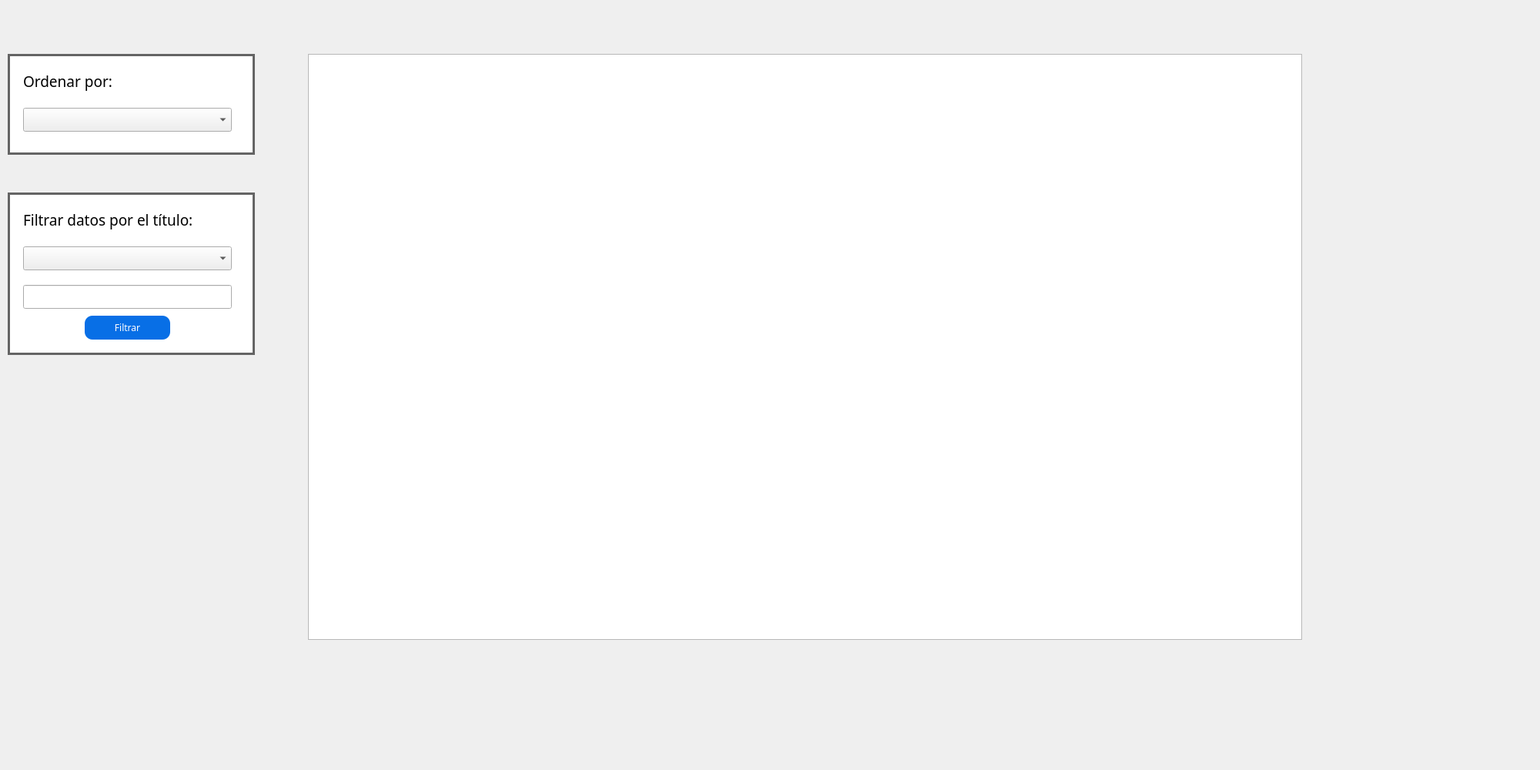
<?xml version="1.0" encoding="UTF-8"?>
<ui version="4.0">
 <class>Pagina_incio</class>
 <widget class="QWidget" name="Pagina_incio">
  <property name="geometry">
   <rect>
    <x>0</x>
    <y>0</y>
    <width>2000</width>
    <height>1000</height>
   </rect>
  </property>
  <property name="windowTitle">
   <string>Form</string>
  </property>
  <widget class="QLabel" name="lbl_CuadroBuscar">
   <property name="geometry">
    <rect>
     <x>10</x>
     <y>70</y>
     <width>321</width>
     <height>131</height>
    </rect>
   </property>
   <property name="styleSheet">
    <string notr="true">QLabel {
	border-width: 3px;
    border-style: solid;

	border-color: #646464;
	background-color: white;
}</string>
   </property>
   <property name="frameShadow">
    <enum>QFrame::Plain</enum>
   </property>
   <property name="text">
    <string/>
   </property>
   <property name="scaledContents">
    <bool>true</bool>
   </property>
  </widget>
  <widget class="QLabel" name="label">
   <property name="geometry">
    <rect>
     <x>30</x>
     <y>90</y>
     <width>151</width>
     <height>31</height>
    </rect>
   </property>
   <property name="font">
    <font>
     <family>Montserrat</family>
     <pointsize>14</pointsize>
     <weight>50</weight>
     <bold>false</bold>
    </font>
   </property>
   <property name="text">
    <string>Ordenar por:</string>
   </property>
  </widget>
  <widget class="QComboBox" name="cb_ordenar">
   <property name="geometry">
    <rect>
     <x>30</x>
     <y>140</y>
     <width>271</width>
     <height>31</height>
    </rect>
   </property>
  </widget>
  <widget class="QTableWidget" name="tableWidget">
   <property name="geometry">
    <rect>
     <x>400</x>
     <y>70</y>
     <width>1291</width>
     <height>761</height>
    </rect>
   </property>
   <property name="layoutDirection">
    <enum>Qt::LeftToRight</enum>
   </property>
  </widget>
  <widget class="QComboBox" name="cb_filtrar">
   <property name="geometry">
    <rect>
     <x>30</x>
     <y>320</y>
     <width>271</width>
     <height>31</height>
    </rect>
   </property>
  </widget>
  <widget class="QLabel" name="lbl_Filtrar">
   <property name="geometry">
    <rect>
     <x>10</x>
     <y>250</y>
     <width>321</width>
     <height>211</height>
    </rect>
   </property>
   <property name="styleSheet">
    <string notr="true">QLabel {
	border-width: 3px;
    border-style: solid;

	border-color: #646464;
	background-color: white;
}</string>
   </property>
   <property name="frameShadow">
    <enum>QFrame::Plain</enum>
   </property>
   <property name="text">
    <string/>
   </property>
   <property name="scaledContents">
    <bool>true</bool>
   </property>
  </widget>
  <widget class="QLabel" name="label_2">
   <property name="geometry">
    <rect>
     <x>30</x>
     <y>270</y>
     <width>291</width>
     <height>31</height>
    </rect>
   </property>
   <property name="font">
    <font>
     <family>Montserrat</family>
     <pointsize>14</pointsize>
     <weight>50</weight>
     <bold>false</bold>
    </font>
   </property>
   <property name="text">
    <string>Filtrar datos por el título:</string>
   </property>
  </widget>
  <widget class="QLineEdit" name="le_filtro">
   <property name="geometry">
    <rect>
     <x>30</x>
     <y>370</y>
     <width>271</width>
     <height>31</height>
    </rect>
   </property>
  </widget>
  <widget class="QPushButton" name="bt_Filtrar">
   <property name="geometry">
    <rect>
     <x>110</x>
     <y>410</y>
     <width>111</width>
     <height>31</height>
    </rect>
   </property>
   <property name="font">
    <font>
     <family>Montserrat</family>
    </font>
   </property>
   <property name="styleSheet">
    <string notr="true">QPushButton{
background-color: #086FE6;
color: white;
border-radius: 10px;
}</string>
   </property>
   <property name="text">
    <string>Filtrar</string>
   </property>
  </widget>
  <zorder>lbl_Filtrar</zorder>
  <zorder>tableWidget</zorder>
  <zorder>lbl_CuadroBuscar</zorder>
  <zorder>label</zorder>
  <zorder>cb_ordenar</zorder>
  <zorder>cb_filtrar</zorder>
  <zorder>label_2</zorder>
  <zorder>le_filtro</zorder>
  <zorder>bt_Filtrar</zorder>
 </widget>
 <resources/>
 <connections/>
</ui>
